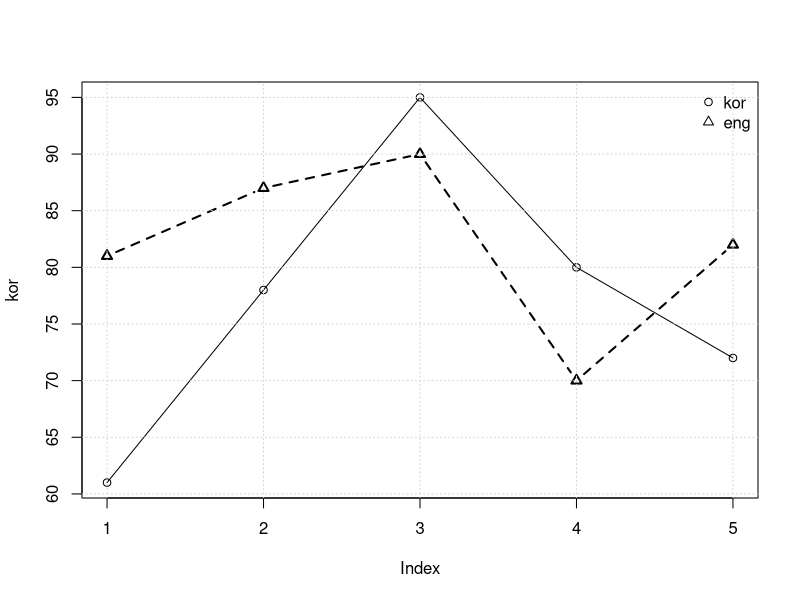

Write the R code that produced this figure.
kor <- c(61, 78, 95, 80, 72)
eng <- c(81,87,90,70,82)

plot(kor, type="o", pch=1)

points(eng, type="b", pch=2, lty = 2, lwd = 2)
grid()
txt = c("kor", "eng")
legend("topright", txt, pch = 1:2, bty = "n")